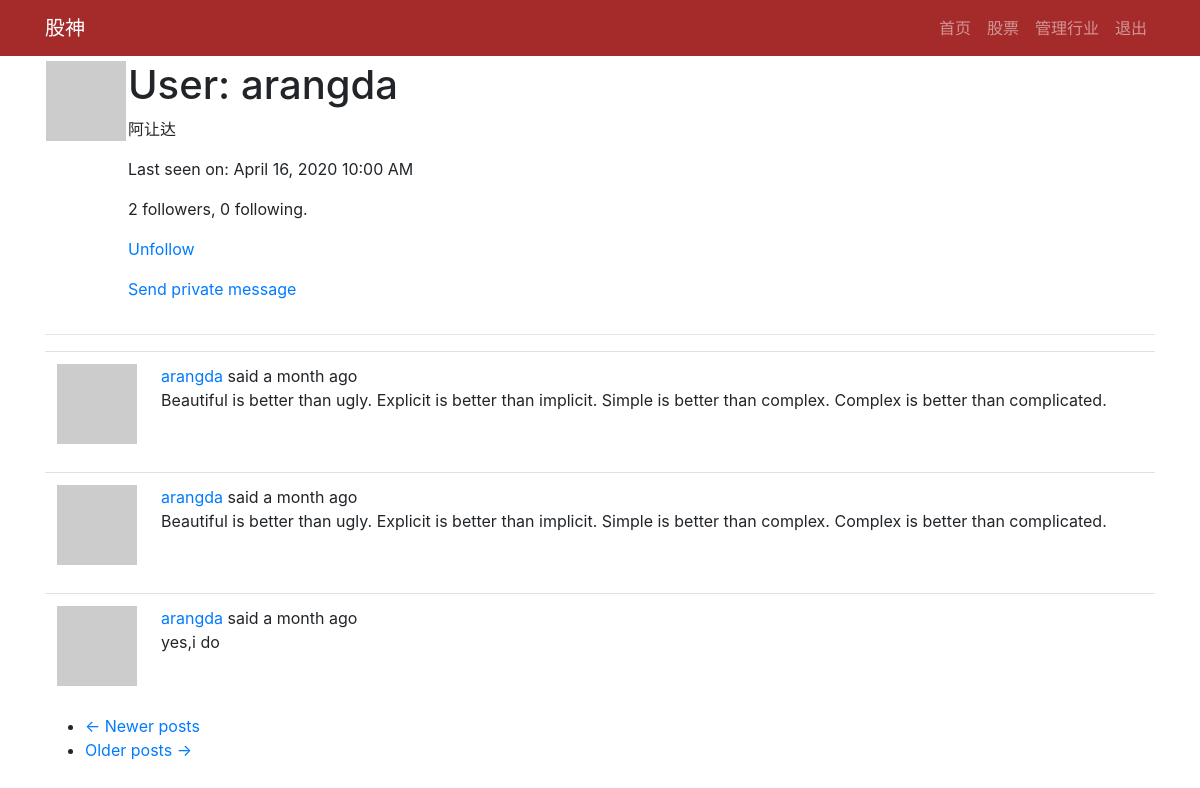
/user/arangda (signed in), run on an earlier commit of the app's database.
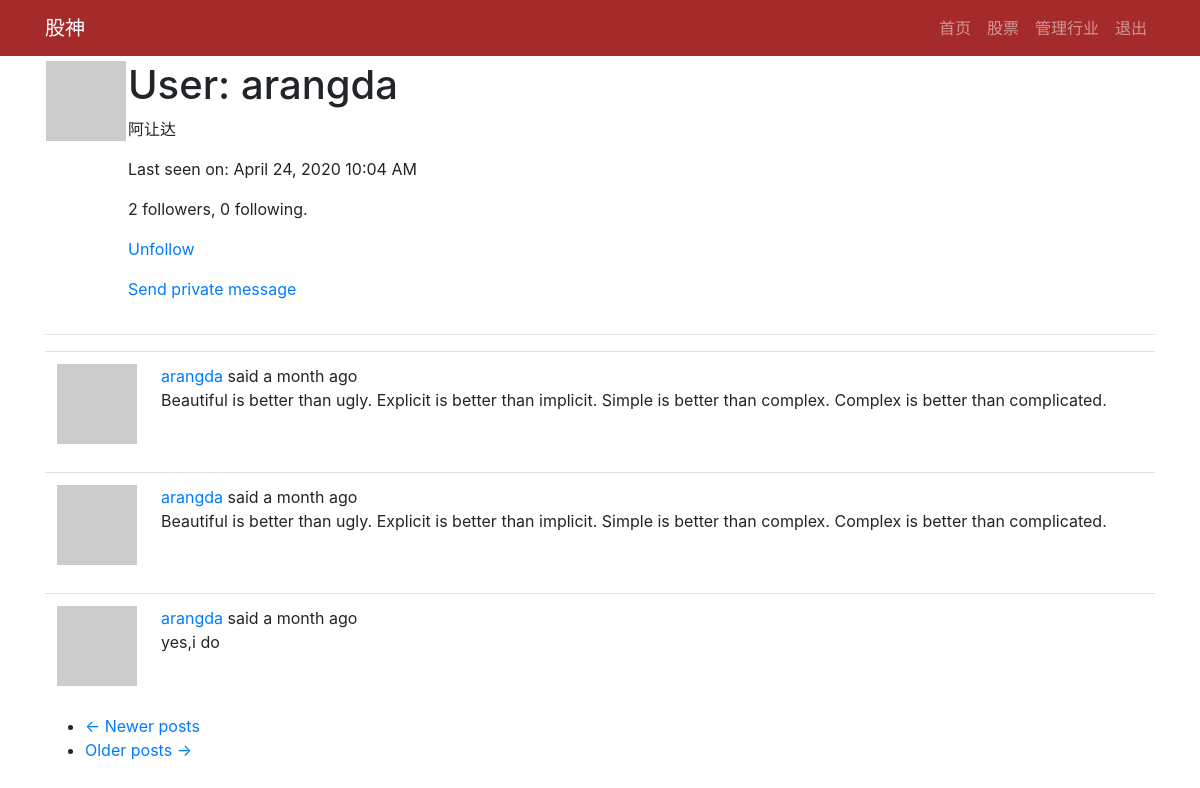
And on a later commit of the database.
### app/models.py (models this page shows, shortened)
class PaginatedAPIMixin(object):
    @staticmethod
    def to_collection_dict(query, page, per_page, endpoint, **kwargs):
        resources = query.paginate(page, per_page, False)
        data = {
            'items': [item.to_dict() for item in resources.items],
            '_meta': {
                'page': page,
                'per_page': per_page,
                'total_pages': resources.pages,
                'total_items': resources.total
            },
            '_links': {
                'self': url_for(endpoint, page=page, per_page=per_page,
                                **kwargs),
                'next': url_for(endpoint, page=page + 1, per_page=per_page,
                                **kwargs) if resources.has_next else None,
                'prev': url_for(endpoint, page=page - 1, per_page=per_page,
                                **kwargs) if resources.has_prev else None
            }
        }
        return data

class User(PaginatedAPIMixin,UserMixin,db.Model):
    id = db.Column(db.Integer,primary_key=True)
    username = db.Column(db.String(64),index=True,unique=True)
    email = db.Column(db.String(120),index=True,unique=True)
    password_hash = db.Column(db.String(128))
    about_me = db.Column(db.String(140))
    last_seen = db.Column(db.DateTime,default=datetime.utcnow)
    posts = db.relationship('Post',backref='author',lazy='dynamic')
    messages_sent = db.relationship('Message',
                                    foreign_keys='Message.sender_id',
                                    backref='author', lazy='dynamic')
    messages_received = db.relationship('Message',
                                        foreign_keys='Message.recipient_id',
                                        backref='recipient', lazy='dynamic')
    last_message_read_time = db.Column(db.DateTime)
    token = db.Column(db.String(32), index=True, unique=True)
    token_expiration = db.Column(db.DateTime)
    notifications = db.relationship('Notification',backref='user',lazy='dynamic')
    followed = db.relationship(
        'User',secondary=followers,
        primaryjoin=(followers.c.follower_id == id),
        secondaryjoin=(followers.c.followed_id == id),
        backref=db.backref('followers',lazy='dynamic'),lazy='dynamic'
    )
    tasks = db.relationship('Task',backref='user',lazy='dynamic')
    def avatar(self,size):
        digest = md5(self.email.lower().encode('utf-8')).hexdigest()
        return 'https://www.gravatar.com/avatar/{}?d=identicon&s={}'.format(digest,size)
    def is_following(self,user):
        return self.followed.filter(
            followers.c.followed_id == user.id).count() > 0
    def get_tasks_in_progress(self):
        return Task.query.filter_by(user=self, complete=False).all()

class Post(db.Model):
    id = db.Column(db.Integer,primary_key=True)
    body = db.Column(db.String(140))
    timestamp = db.Column(db.DateTime,index=True,default=datetime.utcnow)
    user_id = db.Column(db.Integer,db.ForeignKey('user.id'))
    language = db.Column(db.String(5))

### app/main/routes.py (the view)
@bp.route('/user/<username>')
@login_required
def user(username):
    user = User.query.filter_by(username=username).first_or_404()
    page = request.args.get('page',1,type=int)
    posts = user.posts.order_by(Post.timestamp.desc()).paginate(
        page,current_app.config['POSTS_PER_PAGE'],False
    )
    next_url = url_for('main.user',username=user.username,page=posts.next_num) if posts.has_next else None
    prev_url = url_for('main.user',username=user.username,page=posts.prev_num) if posts.has_prev else None
    return render_template('user.html', user=user, posts=posts.items,next_url=next_url,prev_url=prev_url)

### app/main/routes.py (called while the page is built)
@bp.before_app_request
def before_request():
    g.locale = str(get_locale())
    if current_user.is_authenticated:
        current_user.last_seen = datetime.utcnow()
        db.session.commit()

### app/models.py (called while the page is built)
@login.user_loader
def load_user(id):
    return User.query.get(int(id))

### app/templates/user.html
{% extends "base.html" %}
{% block app_content %}
    <table>
        <tr valign="top">
            <td><img src="{{ user.avatar(128) }}"></td>
            <td>
                <h1>User: {{ user.username }}</h1>
                {% if user.about_me %}<p>{{ user.about_me }}</p>{% endif %}
                {% if user.last_seen %}<p>{{ _('Last seen on')}}: {{ moment(user.last_seen).format('LLL') }}</p>{% endif %}
                <p>{{ user.followers.count() }} {{_('followers')}}, {{ user.followed.count() }} {{ _('following')}}.</p>
                {% if user == current_user %}
                <p><a href="{{ url_for('main.edit_profile') }}">Edit your profile</a></p>
                {% if not current_user.get_task_in_progress('export_posts') %}
                <p><a href="{{ url_for('main.export_posts') }}">{{ _('Export your posts') }}</a></p>
                {% endif %}
                {% elif not current_user.is_following(user) %}
                <p><a href="{{ url_for('main.follow', username=user.username) }}">{{ _('Follow') }}</a></p>
                {% else %}
                <p><a href="{{ url_for('main.unfollow', username=user.username) }}">{{ _('Unfollow') }}</a></p>
                {% endif %}
                {% if user != current_user %}
                <p>
                    <a href="{{ url_for('main.send_message',recipient=user.username) }} ">
                        {{ _('Send private message')}}
                    </a>
                </p>
                {% endif %}
            </td>
        </tr>
    </table>
    <hr>
    {% for post in posts %}
        {% include '_post.html' %}
    {% endfor %}
    <nav aria-label="...">
        <ul class="pager">
            <li class="previous{% if not prev_url %} disabled{% endif %}">
                <a href="{{ prev_url or '#' }}">
                    <span aria-hidden="true">&larr;</span> Newer posts
                </a>
            </li>
            <li class="next{% if not next_url %} disabled{% endif %}">
                <a href="{{ next_url or '#' }}">
                    Older posts <span aria-hidden="true">&rarr;</span>
                </a>
            </li>
        </ul>
    </nav>
{% endblock %}

### app/templates/base.html (shortened to what this page needs)
{% from 'bootstrap/nav.html' import render_nav_item %}
<!DOCTYPE html>
<html lang="en">
  <head>
    {% block head %}
    <link rel="stylesheet" href="{{ url_for('static',filename='css/bootstrap.min.css')}}" >
    <link rel="stylesheet" href="{{ url_for('static',filename='open-iconic/font/css/open-iconic-bootstrap.css') }}">
    <link rel="stylesheet" href="{{ url_for('static',filename='css/main.css') }}">
    {% endblock %}
  </head>
  <body>
       <nav class="navbar navbar-expand-lg navbar-dark fixed-top" style="background-color:brown">
        <div class="container">
          <a class="navbar-brand" href="{{url_for('main.index')}}">股神</a>
          <div class="collapse navbar-collapse" id="navbarResponsive">
            <ul class="navbar-nav ml-auto">
              {{ render_nav_item('main.index', '首页',None,True) }}
              {% if current_user.is_authenticated %}
              {{ render_nav_item('shares.gupiao', '股票',None,True) }}
              {{ render_nav_item('shares.manage_category', '管理行业',None,True) }}
              {{ render_nav_item('auth.logout', '退出',None,True) }}
              {% else %}
              {{ render_nav_item('auth.login', '登录',None,True) }}
              {% endif %}
            </ul>
          </div>
        </div>
      </nav>
{% block content %}
    <div class="container" style="padding-top:60px;">
        {% block app_content %}{% endblock %}
    </div>
{% endblock %}

### app/templates/_post.html (shortened to what this page needs)
<table class="table table-hover">
    <tr>
        <td width="70px">
            <a href="{{ url_for('main.user', username=post.author.username) }}">
                <img src="{{ post.author.avatar(70) }}" />
            </a>
        </td>
        <td>
            {{ _('%(username)s said %(when)s',username=user_link,when=moment(post.timestamp).fromNow()) }}
            <br>
            <span id="post{{ post.id }}">{{ post.body }}</span>
        </td>
    </tr>
</table>

What changed in the data, as far as the page shows it:
changed User "arangda": last_seen "April 16, 2020 10:00 AM" → "April 24, 2020 10:04 AM"
